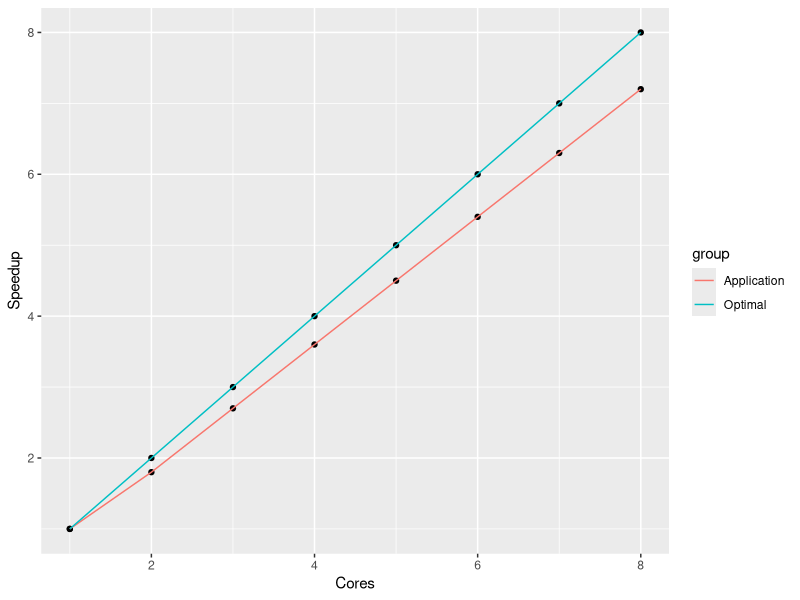
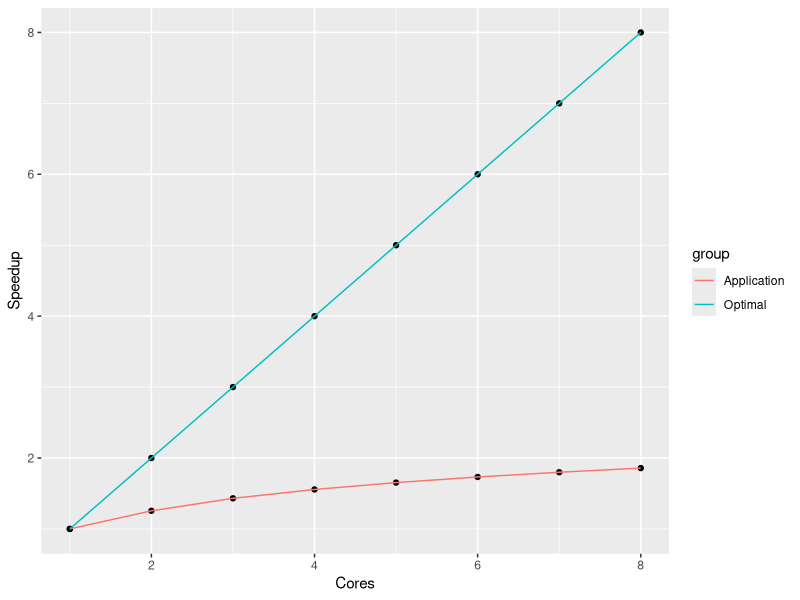
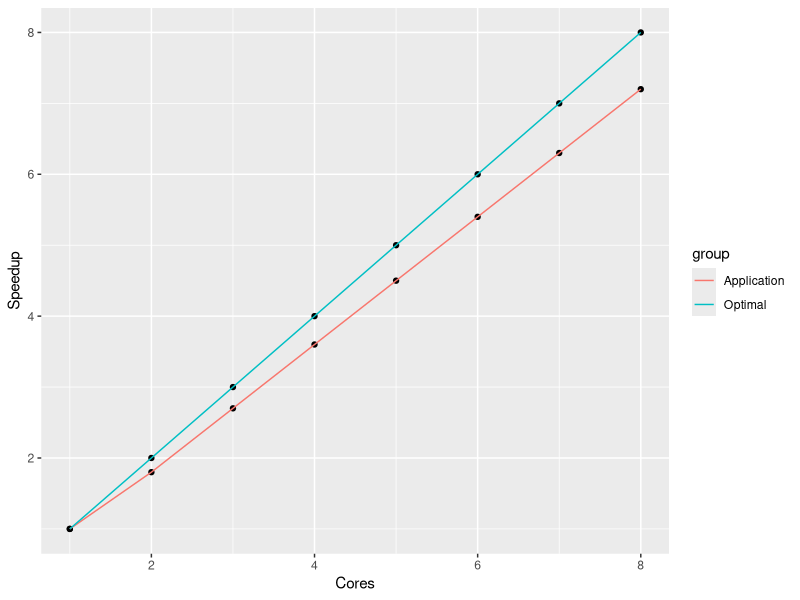
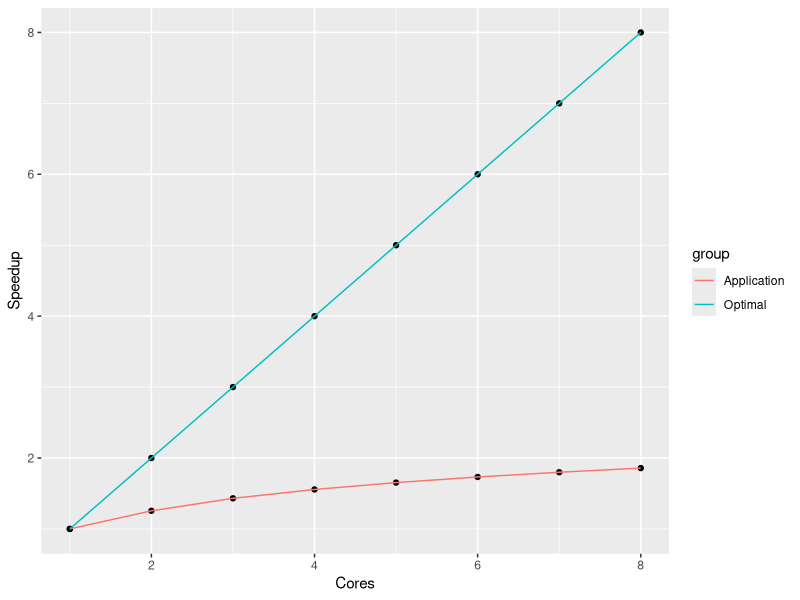

Write the R code that produced these figures, in order.
setwd("~/dev/dmatrix/fixing/tutorial/useR/pics/")


library(ggplot2)

e <- .1

x <- 1:8
y <- numeric(length(x))

y[1] <- 1
for (i in 2:length(x)){
  y[i] <- 1/(1-e)
}

z <- x/y
z

df <- data.frame(Cores=c(x,x), Speedup=c(x, z), group=c(rep("Optimal", length(x)), rep("Application", length(x))))



g <- ggplot(df, aes(Cores, Speedup, group=group)) + 
  geom_point() + 
  geom_path(aes(colour=group))

g
ggsave(filename="scale_good.pdf", plot=g)




df <- data.frame(Cores=c(x,x), Speedup=c(x, log10(z)+1), group=c(rep("Optimal", length(x)), rep("Application", length(x))))

h <- ggplot(df, aes(Cores, Speedup, group=group)) + 
  geom_point() + 
  geom_path(aes(colour=group))

h
ggsave(filename="scale_bad.pdf", plot=h)



